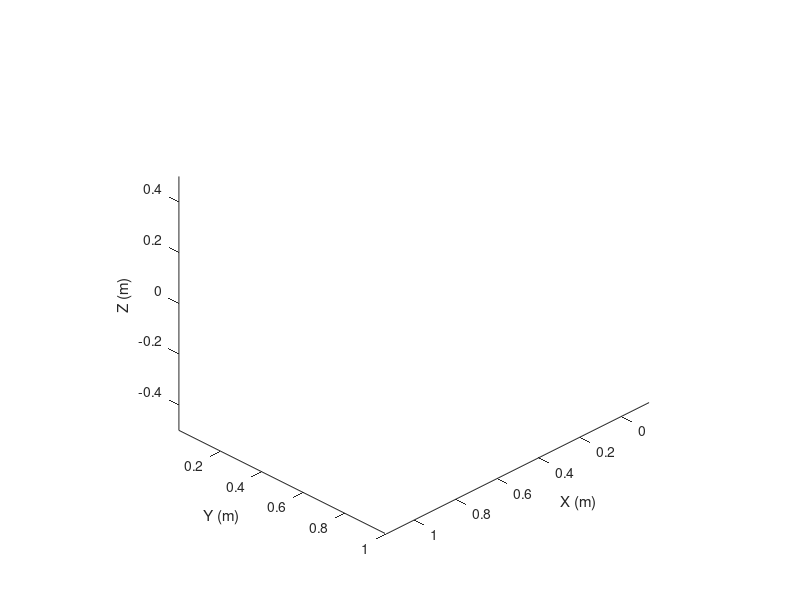

Here is the MATLAB script that generated this plot: (Note: this script raises an error after producing the figure.)
function main()
%MAIN Entry point for the multi-robot book hand-off demonstration.

    close all; clc;

    setupPaths();
    setupFigure();

    bookConfigs = defaultBookConfigs();
    fprintf('Spawning books...\n');
    bookManager = BookManager(bookConfigs);
    bookManager.reset();
    fprintf('Book manager reset\n');
    fprintf('Setting up book positions...\n');
    bookManager.spawnBooks();
    bookManager.storeBookHandles();
    fprintf('Found %d books\n', bookManager.getBookCount());

    fprintf('Creating robots...\n');
    robots = createRobotSequence();
    for idx = 1:numel(robots)
        fprintf('%s Created.\n', robots{idx}.name);
    end

    fprintf('Starting book stacking operation...\n');
    BookPickAndPlace(robots, bookManager);
end

function setupPaths()
    addpath(genpath(fullfile(pwd,'rvctools')));
    addpath(fullfile(pwd,'@LinearUR3'));
    addpath(fullfile(pwd,'@MotomanGP4'));
    addpath(fullfile(pwd,'@KUKAkr3'));
    addpath(fullfile(pwd,'@AUBOi5'));
end

function setupFigure()
    figure('Color','w');
    axis equal;
    view(135,30);
    hold on;
    xlabel('X (m)'); ylabel('Y (m)'); zlabel('Z (m)');
    light('Position',[0 0 10],'Style','infinite');
    camlight headlight;
end

function bookConfigs = defaultBookConfigs()
    bookConfigs = struct( ...
        'label', {'Red Book','Blue Book','Green Book'}, ...
        'mesh',  {'redBook.ply','blueBook.ply','greenBook.ply'}, ...
        'startPose', { ...
            transl(0.0, -0.3, 0.75) * trotz(pi/2), ...
            transl(0.0,  0.0, 0.75) * trotz(pi/2), ...
            transl(0.0,  0.3, 0.75) * trotz(pi/2) ...
        }, ...
        'finishPose', { ...
            transl(2.9, -0.3, 0.75) * trotz(pi/2), ...
            transl(2.9,  0.0, 0.75) * trotz(pi/2), ...
            transl(2.9,  0.3, 0.75) * trotz(pi/2) ...
        } ...
    );
end

function robots = createRobotSequence()
    robotData = {
        'LinearUR3',   LinearUR3(transl(0,   0, 0)),      [0.9 0.3 0.3]
        'MotomanGP4',  MotomanGP4(transl(0.9,0, 0)),      [0.3 0.3 0.9]
        'KUKAkr3',     KUKAkr3(transl(1.8,0, 0)),         [0.3 0.9 0.3]
        'AUBOi5',      AUBOi5(transl(2.7,0, 0)),          [0.9 0.7 0.3]
        };

    robots = cell(1, size(robotData,1));
    for idx = 1:size(robotData,1)
        instance = robotData{idx,2};
        robots{idx} = struct(
            'name', robotData{idx,1}, ...
            'instance', instance, ...
            'color', robotData{idx,3}, ...
            'currentQ', [], ...
            'homeQ', [] ...
        );
    end
end
